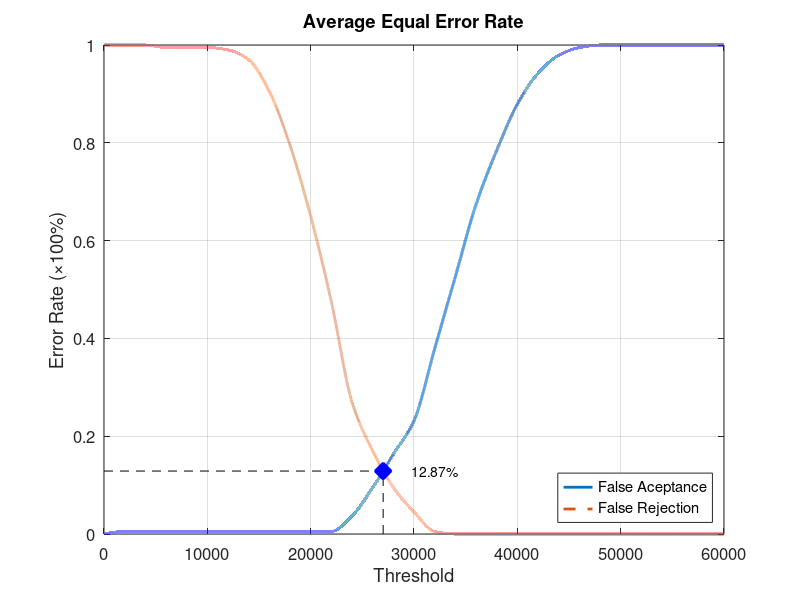
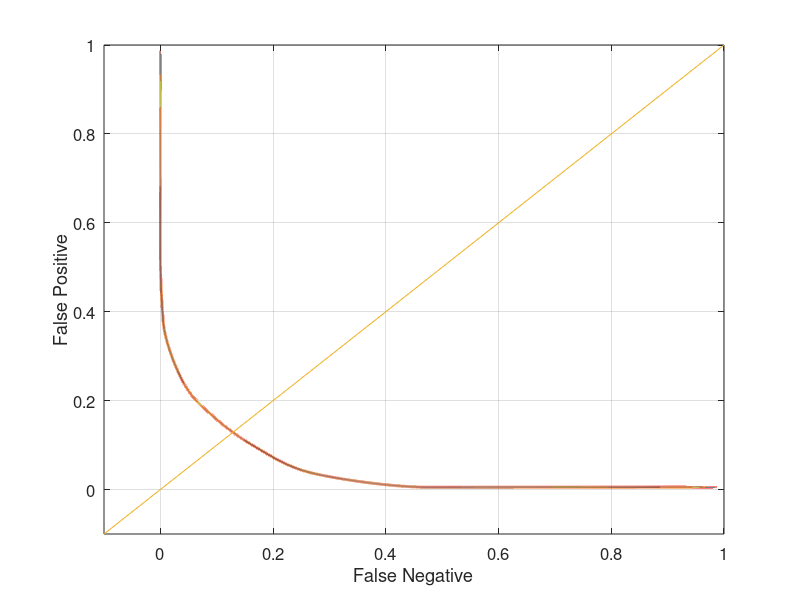

The MATLAB source for these figures, in order:
function yEER = Database1_2
close all;
clear;
clc;
x = 0:2000:60000;
xq = 0:0.5:60000;

y0 = [0 0.00526316 0.00526316 0.00526316 0.00526316 0.00526316 0.00526316 0.00526316 0.00526316 0.00526316 0.00526316 0.00526316 0.0368421 0.0947368 0.163158 0.231579 0.378947 0.526316 0.673684 0.784211 0.878947 0.942105 0.978947 0.994737 1 1 1 1 1 1 1];
yy0 = interp1(x, y0, xq, 'pchip');
y1 = [1 1 1 0.995 0.995 0.995 0.99 0.97 0.905 0.795 0.65 0.475 0.27 0.17 0.095 0.045 0.005 0 0 0 0 0 0 0 0 0 0 0 0 0 0];
yy1 = interp1(x, y1, xq, 'pchip');

% Calculating EER: 
y2 = abs(y0 - y1);
find(y2 == min(y2))
yy2 = abs(yy0 - yy1);
xEER = find(yy2 == min(yy2));
xEERIndex = xq(xEER) % X-axis EER
yEER = yy0(xEER) % Y-axis EER

main = figure
plot(xq, yy0,'-','LineWidth', 2);	hold on
plot(xq, yy1,'--','LineWidth', 2);	hold on
plot([xEERIndex xEERIndex], [0 yEER], 'k--');	hold on
plot([0 xEERIndex], [yEER yEER], 'k--');	hold on
plot(xEERIndex, yEER, 'bx', 'LineWidth', 10);	hold on
text(xEERIndex + 10 * xEERIndex / 100, yEER, [num2str(round((10000 * yEER)) / 100) '%'])
legend('False Aceptance', 'False Rejection', 'Location', 'SouthEast')
xlabel('Threshold')
ylabel('Error Rate (\times100%)')
title('Average Equal Error Rate')
set(gca, 'FontSize', 12)
axis([0 60000 0 1])
grid on

print(main, 'Database1_2Main', '-dpng');
FNRxFPR = figure('Color', [1 1 1]);
plot(yy1, yy0, '-', yy1, yy0, 'LineWidth', 2);
hold on
y = -0.1:0.1:1
plot(y, y); 
set(gca, 'FontSize', 12)
xlabel('False Negative')
ylabel('False Positive')
axis([-0.1 1 -0.1 1])
set(gca, 'FontSize', 12)
grid on

print(FNRxFPR, 'Database1_2FNRxFPR','-dpng');
end
